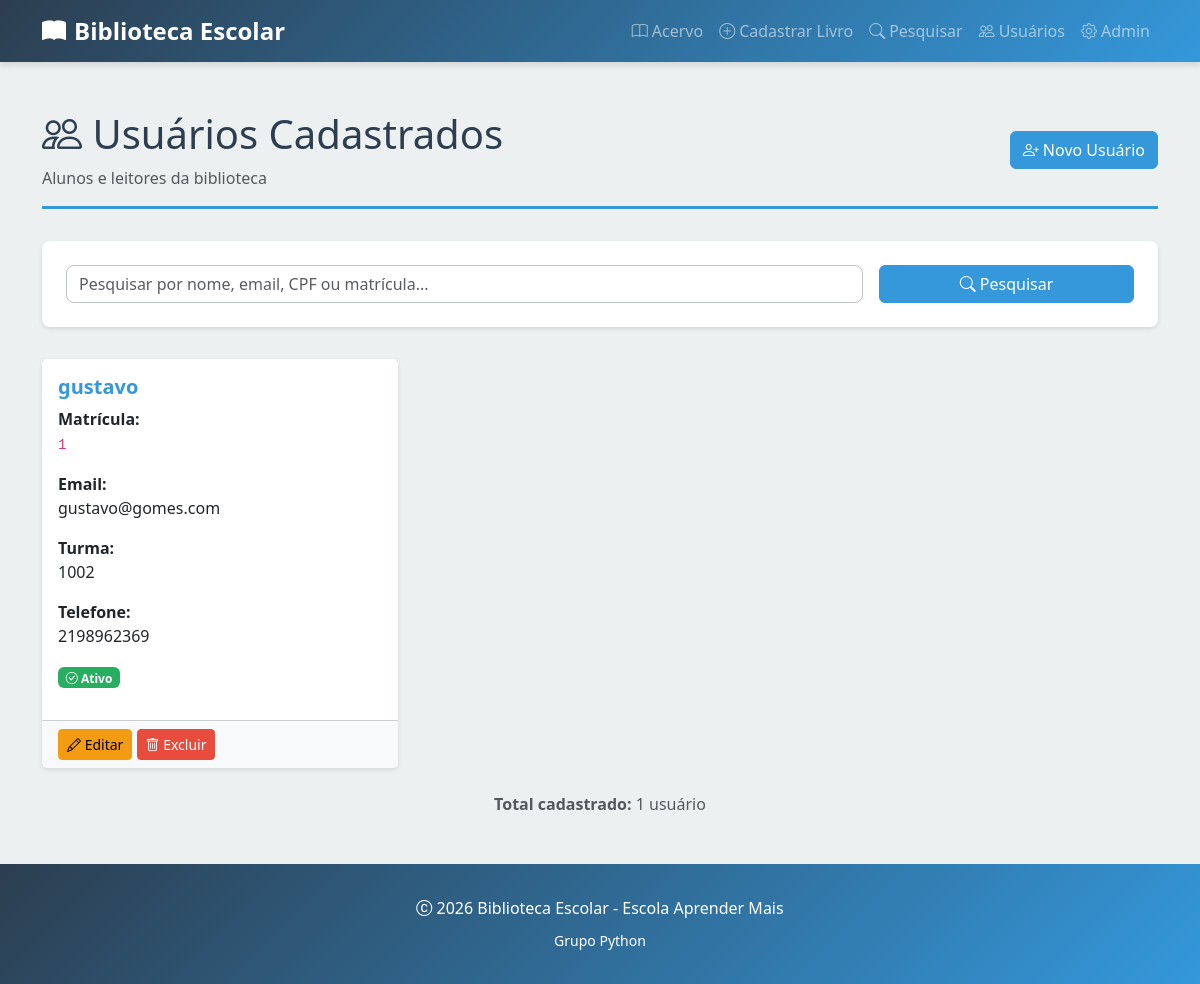
Screenshot of /usuarios/ with the database file from the repository.
### livros/models.py (models this page shows, shortened)
class Usuario(models.Model):
    nome = models.CharField(max_length=150)
    email = models.EmailField(unique=True)
    cpf = models.CharField(max_length=14, unique=True)
    matricula = models.CharField(max_length=20, unique=True)
    turma = models.CharField(max_length=50, blank=True)
    telefone = models.CharField(max_length=20, blank=True)
    data_cadastro = models.DateField(auto_now_add=True)
    ativo = models.BooleanField(default=True)

### livros/views.py (the view, shortened to what this page needs)
def lista_usuarios(request):
    termo = request.GET.get('q', '').strip()
    usuarios = Usuario.objects.all()
    return render(
        request,
        'livros/lista_usuarios.html',
        {'usuarios': usuarios, 'termo': termo}
    )

### livros/templates/livros/lista_usuarios.html (shortened to what this page needs)
{% extends 'livros/base.html' %}
{% block content %}
<div class="page-title d-flex justify-content-between align-items-center flex-wrap">
    <div>
        <h1><i class="bi bi-people"></i> Usuários Cadastrados</h1>
        <p class="text-muted mb-0">Alunos e leitores da biblioteca</p>
    </div>
    <a href="{% url 'cadastrar_usuario' %}" class="btn btn-primary">
        <i class="bi bi-person-plus"></i> Novo Usuário
    </a>
</div>
<div class="search-container">
    <form method="GET" class="row g-3">
        <div class="col-md-9">
            <input type="text" name="q" class="form-control" placeholder="Pesquisar por nome, email, CPF ou matrícula..."
                value="{{ termo }}">
        </div>
        <div class="col-md-3">
            <button type="submit" class="btn btn-primary w-100">
                <i class="bi bi-search"></i> Pesquisar
            </button>
        </div>
    </form>
</div>
<div class="row g-4">
    {% for usuario in usuarios %}
    <div class="col-md-6 col-lg-4">
        <div class="card">
            <div class="card-body">
                <h5 class="card-title">{{ usuario.nome }}</h5>
                <p class="card-text">
                    <strong>Matrícula:</strong><br>
                    <code>{{ usuario.matricula }}</code>
                </p>
                <p class="card-text">
                    <strong>Email:</strong><br>
                    {{ usuario.email }}
                </p>
                {% if usuario.turma %}
                <p class="card-text">
                    <strong>Turma:</strong><br>
                    {{ usuario.turma }}
                </p>
                {% endif %}
                {% if usuario.telefone %}
                <p class="card-text">
                    <strong>Telefone:</strong><br>
                    {{ usuario.telefone }}
                </p>
                {% endif %}
                <p>
                    {% if usuario.ativo %}
                    <span class="badge badge-disponivel">
                        <i class="bi bi-check-circle"></i> Ativo
                    </span>
                    {% else %}
                    <span class="badge badge-indisponivel">
                        <i class="bi bi-x-circle"></i> Inativo
                    </span>
                    {% endif %}
                </p>
            </div>
            <div class="card-footer bg-light">
                <a href="{% url 'editar_usuario' usuario.id %}" class="btn btn-sm btn-warning">
                    <i class="bi bi-pencil"></i> Editar
                </a>
                <a href="{% url 'excluir_usuario' usuario.id %}" class="btn btn-sm btn-danger">
                    <i class="bi bi-trash"></i> Excluir
                </a>
            </div>
        </div>
    </div>
    {% endfor %}
</div>
{% if usuarios %}
<div class="text-center mt-4">
    <p class="text-muted">
        <strong>Total cadastrado:</strong> {{ usuarios.count }} usuário{% if usuarios.count != 1 %}s{% endif %}
    </p>
</div>
{% endif %}
{% endblock %}

### livros/templates/livros/base.html (style rules this page uses)
:root { --primary-color: #2c3e50; --secondary-color: #3498db; --accent-color: #e74c3c; --success-color: #27ae60; }
body { background-color: #ecf0f1; color: #2c3e50; font-family: 'Segoe UI', Tahoma, Geneva, Verdana, sans-serif; }
.card { border: none; box-shadow: 0 2px 4px rgba(0, 0, 0, 0.1); transition: all 0.3s ease; height: 100%; }
.card-title { color: var(--secondary-color); font-weight: 600; }
.badge-disponivel { background-color: var(--success-color); color: white; }
.btn-primary { background-color: var(--secondary-color); border-color: var(--secondary-color); }
.btn-danger { background-color: var(--accent-color); border-color: var(--accent-color); }
.btn-warning { background-color: #f39c12; border-color: #f39c12; }
.page-title { color: var(--primary-color); margin-bottom: 2rem; border-bottom: 3px solid var(--secondary-color); padding-bottom: 1rem; }
.form-control, .form-select { border: 1px solid #bdc3c7; border-radius: 0.5rem; }
.search-container { background: white; padding: 1.5rem; border-radius: 0.5rem; margin-bottom: 2rem; box-shadow: 0 2px 4px rgba(0, 0, 0, 0.1); }

### rows the page displays
Usuario: nome "gustavo", matricula "1", email "gustavo@gomes.com", turma "1002", telefone "2198962369", ativo True (drawn)

### other values shown
{{ usuarios.count }} "1"
